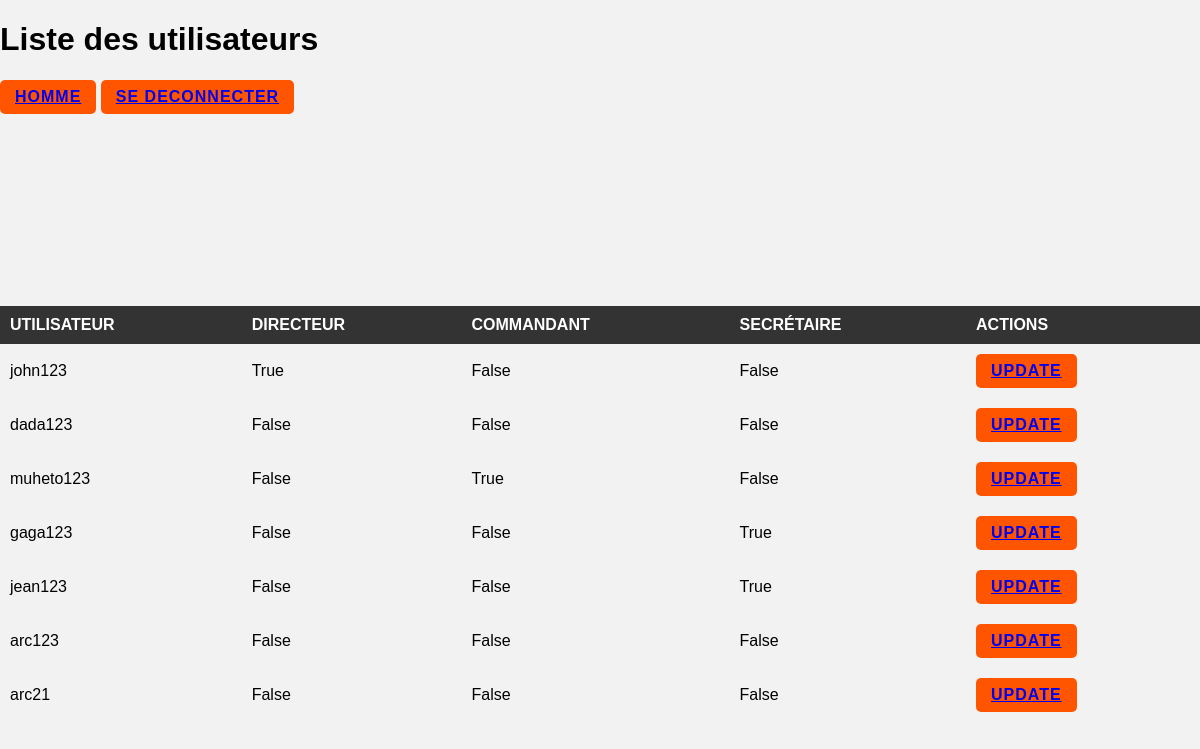
Screenshot of /users/ (signed in) with the database file from the repository.
### users/models.py (models this page shows)
class User(AbstractUser):
    is_directeur=models.BooleanField(default=False)
    is_commandant=models.BooleanField(default=False)
    is_secraiteur=models.BooleanField(default=False)

### users/views.py (the view)
# urls.py: path('users/',users,name='users'),
@login_required
def users(request):
    users = CustomUser.objects.all()
    return render(request, 'users.html', {'users': users})

### users/templates/users.html (shortened to what this page needs)
<!DOCTYPE html>
<html>
<head>
</head>
<body>
    <h1>Liste des utilisateurs</h1>
    <button><a href="{% url 'directeur' %}">Homme</a></button>
    <button><a href="{% url 'login' %}">Se deconnecter</a></button>
    <form action="" method="post">
        <table>
            <tr>
                <th>Utilisateur</th>
                <th>Directeur</th>
                <th>Commandant</th>
                <th>Secrétaire</th>
                <th>Actions</th>
            </tr>
            {% for user in users %}
            <tr>
                <td>{{ user.username }}</td>
                <td>{{ user.is_directeur }}</td>
                <td>{{ user.is_commandant }}</td>
                <td>{{ user.is_secraiteur }}</td>
                <td>
                    <button><a href="{% url 'update_roles' user.id %}">Update</a></button>
                </td>
            </tr>
            {% endfor %}
        </table>
    </form>
</body>
</html>

### users/templates/users.html (style rules this page uses)
body { font-family: Arial, sans-serif; background-color: #f2f2f2; margin: 0; padding: 0; }
form { display: flex; justify-content: center; align-items: center; height: 100vh; }
table { width: 100%; border-collapse: collapse; }
th, td { padding: 10px; text-align: left; }
th { background-color: #333333; color: #ffffff; text-transform: uppercase; }
tr:nth-child(even) { background-color: #f2f2f2; }
button { background-color: #ff5500; border: none; border-radius: 5px; padding: 8px 15px; font-size: 16px; font-weight: bold; color: #ffffff; text-decoration: none; text-transform: uppercase; letter-spacing: 1px; transition: background-color 0.3s ease; }

### rows the page displays
User: username "john123", is_directeur "True", is_commandant "False", is_secraiteur "False"
User: username "dada123", is_directeur "False", is_commandant "False", is_secraiteur "False"
User: username "muheto123", is_directeur "False", is_commandant "True", is_secraiteur "False"
User: username "gaga123", is_directeur "False", is_commandant "False", is_secraiteur "True"
User: username "jean123", is_directeur "False", is_commandant "False", is_secraiteur "True"
User: username "arc123", is_directeur "False", is_commandant "False", is_secraiteur "False"
User: username "arc21", is_directeur "False", is_commandant "False", is_secraiteur "False"
